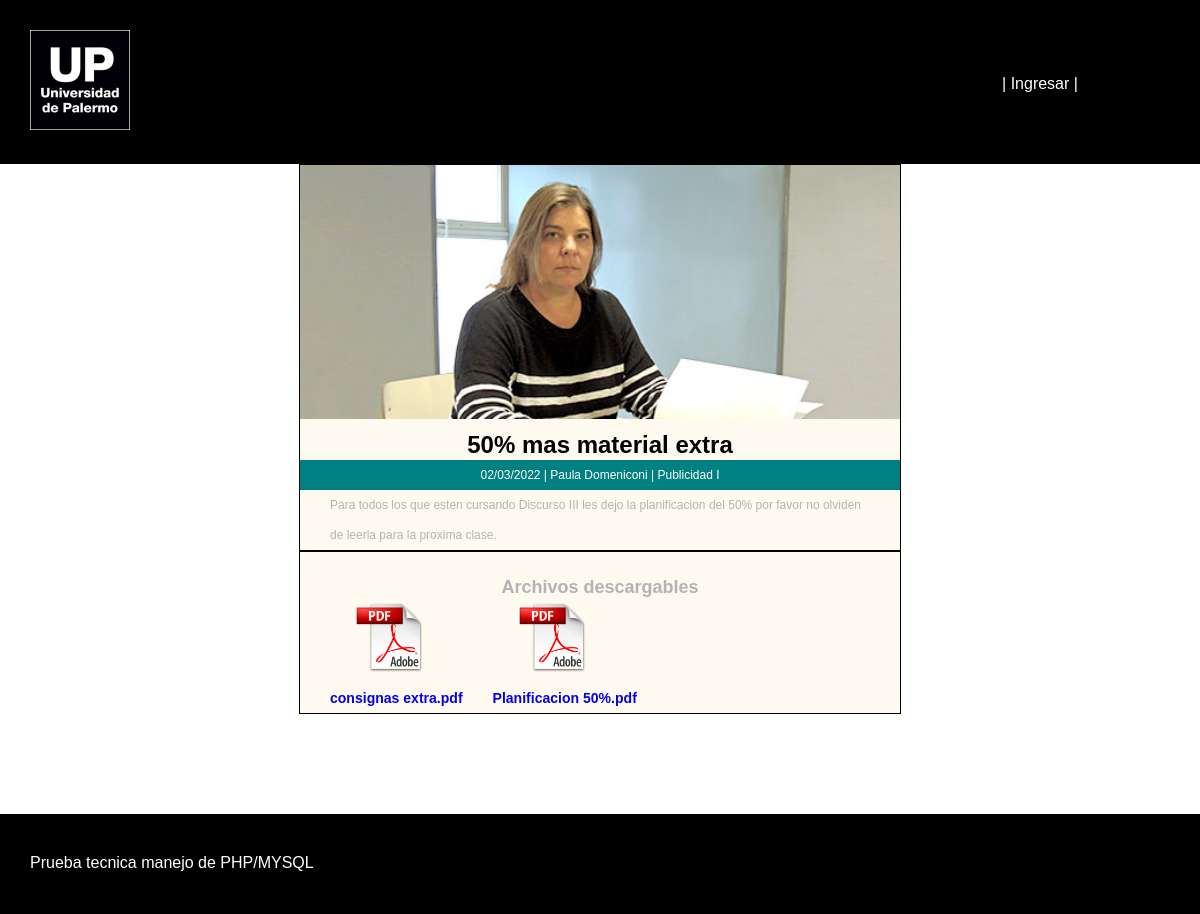
The page /detalle.php?id=20 on the database its author committed.
### tables this page shows
CREATE TABLE `blogs` (
  `id` int(11) NOT NULL,
  `titulo` varchar(45) NOT NULL,
  `cuerpo` text NOT NULL,
  `fecha` timestamp NOT NULL DEFAULT current_timestamp() ON UPDATE current_timestamp(),
  `id_docentes` int(11) NOT NULL
);

CREATE TABLE `docentes` (
  `id` int(11) NOT NULL,
  `nombre` varchar(45) NOT NULL,
  `apellido` varchar(45) NOT NULL,
  `email` varchar(45) NOT NULL,
  `pass` text NOT NULL,
  `imagen` varchar(45) NOT NULL
);

CREATE TABLE `catedras` (
  `id` int(11) NOT NULL,
  `nombre` varchar(45) NOT NULL,
  `id_docentes` int(11) NOT NULL
);

CREATE TABLE `archivos` (
  `id` int(11) NOT NULL,
  `nombre` varchar(45) NOT NULL,
  `id_blogs` int(11) NOT NULL
);

### detalle.php (called while the page is built, shortened)
<?php
$admin = FALSE;
include("./includes/functions.php");
include("./includes/header.php");
if(isset($_GET['id'])){
    $con = conectar();
    $sql = "SELECT blogs.id AS id_blog,titulo,cuerpo,fecha,docentes.nombre,apellido,imagen, catedras.nombre AS nombreCatedra FROM blogs INNER JOIN docentes INNER JOIN catedras ON blogs.id=".$_GET['id']." AND docentes.id=blogs.id_docentes AND catedras.id_docentes=blogs.id_docentes";
    if($query = mysqli_query($con,$sql)){
        $row = mysqli_fetch_assoc($query);
        $fecha = ordenarFecha($row['fecha']);
    } else {
        echo "<h1>Error de consulta</h1>";
    }
    $sql2= "SELECT nombre FROM archivos WHERE id_blogs=".$_GET['id']."";
       if(!$query2 = mysqli_query($con,$sql2)){
        echo "<h1>Error de consulta</h1>";
    }
} else {
    header("Location: http://localhost/pruebaPHP");
}
include("./includes/detalle-blog.php");
include("./includes/footer.php");
?>

### includes/functions.php (called while the page is built, shortened)
<?php
    function ordenarFecha($fechaOriginal){
    $fecha = new DateTime($fechaOriginal);
    return $fecha->format('d/m/Y');;
    }
?>

### includes/detalle-blog.php (the view, shortened to what this page needs)
<div class="principal size ">
<div class="box3 fondo3">
    <img class="imagen1" src="<?php if($admin){ echo "..";} else {echo ".";} ?>/upload/docentes/<?php echo $row['imagen']?>" alt="">
    <h1 class="text-center cBlack"><?php echo $row['titulo']?></h2>
    <p class="text-center rta-0x004"><?php echo $fecha." | ".$row['nombre']."  ".$row['apellido']." | ".$row['nombreCatedra']?></p>    <p class="text1"><?php echo $row['cuerpo']?></p>
</div>
<div class="box3 fondo3 over">
    <h2 class="text-center margin20">Archivos descargables</h2>
    <?php while($archivos = mysqli_fetch_array($query2,MYSQLI_ASSOC)){;?>
    <a href="http://localhost/pruebaPHP/upload/archivos/<?php echo $archivos['nombre']?>" download="<?php echo $archivos['nombre']?>">
        <div class="floatL marginl30">
            <img class="pdf" src="<?php if($admin){ echo "..";} else {echo ".";} ?>/recursos/pdf-icon.png" alt="">
            <h3><?php echo $archivos['nombre'] ?></h3>
        </div>
    </a>
    <?php } ?>
    </div>
</div>

### css/styles.css (style rules this page uses)
* { margin: 0; font-family: Arial, Helvetica, sans-serif; }
h1 { text-align: center; }
@media (min-width:700px) { .box3 { width: 50%; margin: auto auto; } }
.margin20 { margin-top:20px; }
.text-center { text-align: center; }
.principal { font-family:"Open Sans", Helvetica, Arial, sans-serif; font-weight:300; font-size: 12px; line-height:30px; color:rgb(179, 179, 179); }
.size { min-height: 650px; }
.text1 { width: 90%; margin: auto auto; }
.fondo3 { background-color: floralwhite; }
.imagen1 { width: 100%; }
.box3 { border: 1px solid black; }
.pdf { width: 70px; margin-left: 25px; }
.floatL { float: left; }
.marginl30 { margin-left: 30px; }
.over { overflow: hidden; }
.card > div > a:nth-child(2),a:nth-child(3) { text-decoration: none; }
.rta-0x004,.rta-0x005,.rta-0x007 { color: white; background-color: teal; }
.cBlack { color: black !important; }

### rows shown on the page
blogs: id_docentes.imagen (picture), titulo "50% mas material extra", fecha "02/03/2022", id_docentes.nombre "Paula", id_docentes.apellido "Domeniconi", catedras.nombre "Publicidad I", cuerpo "Para todos los que esten cursando Discurso III les dejo la planificacion del 50% por favor no olviden de leerla para la proxima clase."
archivos: nombre "consignas extra.pdf"
archivos: nombre "Planificacion 50%.pdf"
